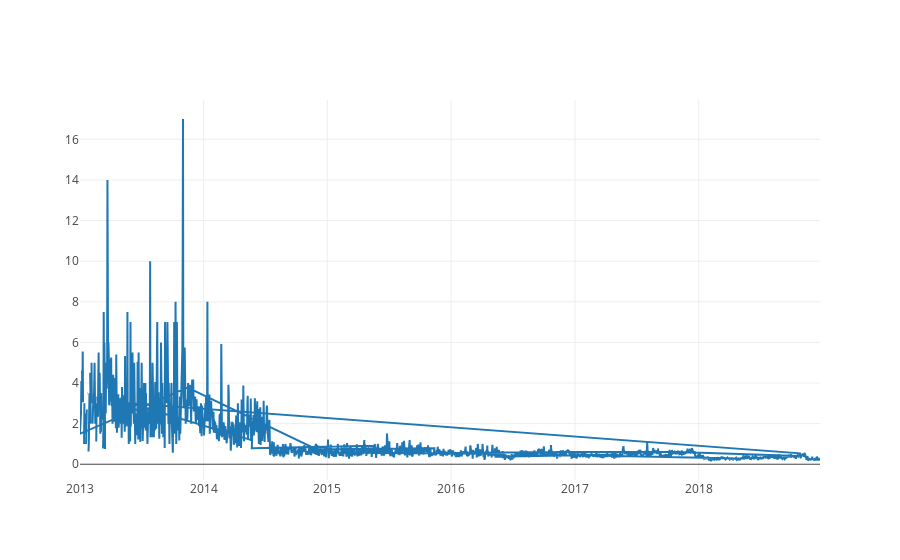

This figure's notebook cell:
### Code cell
trace0 = go.Scatter(
    x = df['date'],
    y = df['trend_ratio'],
    mode = 'lines',
    name = 'lines'
)
data =[trace0]
iplot(data)

### Figure 1 — Plotly figure (JSON) as saved in the notebook; plotly's stock layout.template omitted (floating-point values rounded to 4 significant figures; data arrays with more than 128 entries replaced by an {"elided": "..."} marker saying what was removed)
{"data": [{"mode": "lines", "name": "lines", "type": "scatter", "uid": "6b2ee98c-922a-41d3-9cdc-86bf5a757e0b", "x": {"elided": "2185 str values"}, "y": {"elided": "2185 float values"}}], "layout": {}}
